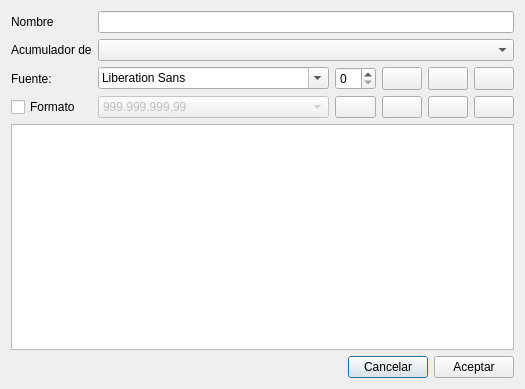
<?xml version="1.0" encoding="UTF-8"?>
<ui version="4.0">
 <class>EditAcum</class>
 <widget class="QDialog" name="EditAcum">
  <property name="geometry">
   <rect>
    <x>0</x>
    <y>0</y>
    <width>463</width>
    <height>389</height>
   </rect>
  </property>
  <property name="windowTitle">
   <string>Dialog</string>
  </property>
  <layout class="QGridLayout" name="gridLayout">
   <item row="0" column="0">
    <widget class="QLabel" name="label_5">
     <property name="text">
      <string>Nombre</string>
     </property>
    </widget>
   </item>
   <item row="0" column="1" colspan="6">
    <widget class="QLineEdit" name="txtNombre"/>
   </item>
   <item row="1" column="0">
    <widget class="QLabel" name="label">
     <property name="text">
      <string>Acumulador de</string>
     </property>
    </widget>
   </item>
   <item row="1" column="1" colspan="6">
    <widget class="QComboBox" name="comboBox"/>
   </item>
   <item row="2" column="0">
    <widget class="QLabel" name="label_4">
     <property name="text">
      <string>Fuente:</string>
     </property>
    </widget>
   </item>
   <item row="2" column="1" colspan="2">
    <widget class="QFontComboBox" name="fontComboBox"/>
   </item>
   <item row="2" column="3">
    <widget class="QSpinBox" name="sizeSpin"/>
   </item>
   <item row="2" column="4">
    <widget class="QPushButton" name="btnBold">
     <property name="maximumSize">
      <size>
       <width>43</width>
       <height>24</height>
      </size>
     </property>
     <property name="text">
      <string/>
     </property>
     <property name="icon">
      <iconset resource="resource.qrc">
       <normaloff>:/icons/text_bold.png</normaloff>:/icons/text_bold.png</iconset>
     </property>
     <property name="checkable">
      <bool>true</bool>
     </property>
     <property name="autoDefault">
      <bool>false</bool>
     </property>
    </widget>
   </item>
   <item row="2" column="5">
    <widget class="QPushButton" name="btnItalic">
     <property name="maximumSize">
      <size>
       <width>43</width>
       <height>24</height>
      </size>
     </property>
     <property name="text">
      <string/>
     </property>
     <property name="icon">
      <iconset resource="resource.qrc">
       <normaloff>:/icons/text_italic.png</normaloff>:/icons/text_italic.png</iconset>
     </property>
     <property name="checkable">
      <bool>true</bool>
     </property>
     <property name="autoDefault">
      <bool>false</bool>
     </property>
    </widget>
   </item>
   <item row="2" column="6">
    <widget class="QPushButton" name="btnUnder">
     <property name="maximumSize">
      <size>
       <width>44</width>
       <height>24</height>
      </size>
     </property>
     <property name="text">
      <string/>
     </property>
     <property name="icon">
      <iconset resource="resource.qrc">
       <normaloff>:/icons/text_underline.png</normaloff>:/icons/text_underline.png</iconset>
     </property>
     <property name="checkable">
      <bool>true</bool>
     </property>
     <property name="autoDefault">
      <bool>false</bool>
     </property>
    </widget>
   </item>
   <item row="3" column="3">
    <widget class="QPushButton" name="btnColor">
     <property name="maximumSize">
      <size>
       <width>43</width>
       <height>24</height>
      </size>
     </property>
     <property name="text">
      <string/>
     </property>
     <property name="icon">
      <iconset resource="resource.qrc">
       <normaloff>:/icons/font.png</normaloff>:/icons/font.png</iconset>
     </property>
     <property name="autoDefault">
      <bool>false</bool>
     </property>
    </widget>
   </item>
   <item row="3" column="4">
    <widget class="QPushButton" name="btnLeft">
     <property name="maximumSize">
      <size>
       <width>43</width>
       <height>24</height>
      </size>
     </property>
     <property name="text">
      <string/>
     </property>
     <property name="icon">
      <iconset resource="resource.qrc">
       <normaloff>:/icons/text_align_left.png</normaloff>:/icons/text_align_left.png</iconset>
     </property>
     <property name="autoDefault">
      <bool>false</bool>
     </property>
    </widget>
   </item>
   <item row="3" column="5">
    <widget class="QPushButton" name="btnCenter">
     <property name="maximumSize">
      <size>
       <width>43</width>
       <height>24</height>
      </size>
     </property>
     <property name="text">
      <string/>
     </property>
     <property name="icon">
      <iconset resource="resource.qrc">
       <normaloff>:/icons/text_align_center.png</normaloff>:/icons/text_align_center.png</iconset>
     </property>
     <property name="autoDefault">
      <bool>false</bool>
     </property>
    </widget>
   </item>
   <item row="3" column="6">
    <widget class="QPushButton" name="btnRigth">
     <property name="maximumSize">
      <size>
       <width>44</width>
       <height>24</height>
      </size>
     </property>
     <property name="text">
      <string/>
     </property>
     <property name="icon">
      <iconset resource="resource.qrc">
       <normaloff>:/icons/text_align_right.png</normaloff>:/icons/text_align_right.png</iconset>
     </property>
     <property name="autoDefault">
      <bool>false</bool>
     </property>
     <property name="flat">
      <bool>false</bool>
     </property>
    </widget>
   </item>
   <item row="5" column="0" colspan="7">
    <widget class="QGraphicsView" name="graphicsView"/>
   </item>
   <item row="3" column="0">
    <widget class="QCheckBox" name="checkBox_2">
     <property name="text">
      <string>Formato</string>
     </property>
    </widget>
   </item>
   <item row="3" column="1" colspan="2">
    <widget class="QComboBox" name="comobFormato">
     <property name="enabled">
      <bool>false</bool>
     </property>
     <item>
      <property name="text">
       <string>999.999.999,99</string>
      </property>
     </item>
     <item>
      <property name="text">
       <string>999,999,999.99</string>
      </property>
     </item>
     <item>
      <property name="text">
       <string>999999999,99</string>
      </property>
     </item>
     <item>
      <property name="text">
       <string>999999999.99</string>
      </property>
     </item>
     <item>
      <property name="text">
       <string>999.999.999,999</string>
      </property>
     </item>
     <item>
      <property name="text">
       <string>999.999.999,9999</string>
      </property>
     </item>
     <item>
      <property name="text">
       <string>dd/mm/aa</string>
      </property>
     </item>
     <item>
      <property name="text">
       <string>dd/mm/aaaa</string>
      </property>
     </item>
    </widget>
   </item>
   <item row="6" column="0" colspan="7">
    <layout class="QHBoxLayout" name="horizontalLayout">
     <item>
      <spacer name="horizontalSpacer">
       <property name="orientation">
        <enum>Qt::Horizontal</enum>
       </property>
       <property name="sizeHint" stdset="0">
        <size>
         <width>40</width>
         <height>20</height>
        </size>
       </property>
      </spacer>
     </item>
     <item>
      <widget class="QPushButton" name="btnCancel">
       <property name="text">
        <string>Cancelar</string>
       </property>
      </widget>
     </item>
     <item>
      <widget class="QPushButton" name="btnAceptar">
       <property name="text">
        <string>Aceptar</string>
       </property>
      </widget>
     </item>
    </layout>
   </item>
  </layout>
 </widget>
 <resources>
  <include location="resource.qrc"/>
 </resources>
 <connections/>
</ui>
